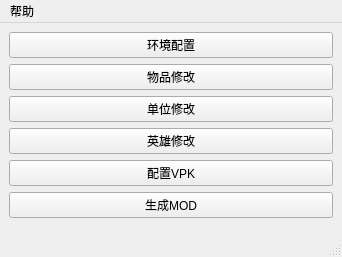
<?xml version="1.0" encoding="UTF-8"?>
<ui version="4.0">
 <class>MainWindow</class>
 <widget class="QMainWindow" name="MainWindow">
  <property name="geometry">
   <rect>
    <x>0</x>
    <y>0</y>
    <width>342</width>
    <height>257</height>
   </rect>
  </property>
  <property name="windowTitle">
   <string>MainWindow</string>
  </property>
  <widget class="QWidget" name="centralwidget">
   <layout class="QVBoxLayout" name="verticalLayout">
    <item>
     <widget class="QPushButton" name="pushButton">
      <property name="text">
       <string>环境配置</string>
      </property>
     </widget>
    </item>
    <item>
     <widget class="QPushButton" name="pushButton_2">
      <property name="text">
       <string>物品修改</string>
      </property>
     </widget>
    </item>
    <item>
     <widget class="QPushButton" name="pushButton_3">
      <property name="text">
       <string>单位修改</string>
      </property>
     </widget>
    </item>
    <item>
     <widget class="QPushButton" name="pushButton_4">
      <property name="text">
       <string>英雄修改</string>
      </property>
     </widget>
    </item>
    <item>
     <widget class="QPushButton" name="pushButton_5">
      <property name="text">
       <string>配置VPK</string>
      </property>
     </widget>
    </item>
    <item>
     <widget class="QPushButton" name="pushButton_6">
      <property name="text">
       <string>生成MOD</string>
      </property>
     </widget>
    </item>
    <item>
     <spacer name="verticalSpacer">
      <property name="orientation">
       <enum>Qt::Vertical</enum>
      </property>
      <property name="sizeHint" stdset="0">
       <size>
        <width>20</width>
        <height>40</height>
       </size>
      </property>
     </spacer>
    </item>
   </layout>
  </widget>
  <widget class="QMenuBar" name="menubar">
   <property name="geometry">
    <rect>
     <x>0</x>
     <y>0</y>
     <width>342</width>
     <height>24</height>
    </rect>
   </property>
   <widget class="QMenu" name="menu">
    <property name="title">
     <string>帮助</string>
    </property>
    <addaction name="action"/>
    <addaction name="action_2"/>
    <addaction name="action_3"/>
    <addaction name="action_4"/>
    <addaction name="action_5"/>
   </widget>
   <addaction name="menu"/>
  </widget>
  <widget class="QStatusBar" name="statusbar"/>
  <action name="action">
   <property name="text">
    <string>打开根目录</string>
   </property>
  </action>
  <action name="action_2">
   <property name="text">
    <string>开启Fretbots模式</string>
   </property>
  </action>
  <action name="action_3">
   <property name="text">
    <string>复制Steam启动项</string>
   </property>
  </action>
  <action name="action_4">
   <property name="text">
    <string>修复小窗cmd指令</string>
   </property>
  </action>
  <action name="action_5">
   <property name="text">
    <string>游戏指令集</string>
   </property>
  </action>
 </widget>
 <resources/>
 <connections/>
</ui>
